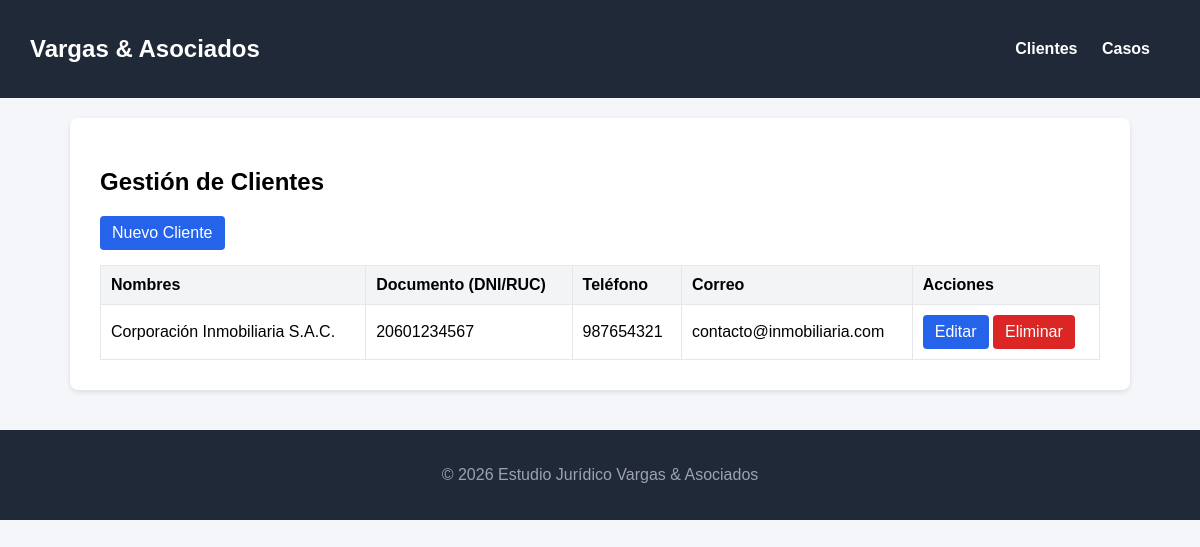
/clientes/, run on the app's committed database.
### casos/models.py (models this page shows, shortened)
class Cliente(models.Model):
    nombres = models.CharField(max_length=150)
    documento = models.CharField(max_length=20, unique=True)  # DNI o RUC único
    telefono = models.CharField(max_length=20, blank=True, null=True)
    correo = models.EmailField()

### casos/views.py (the view)
# urls.py: path('clientes/', views.lista_clientes, name='lista_clientes'),
def lista_clientes(request):
    clientes = Cliente.objects.all()
    return render(request, 'casos/cliente_list.html', {'clientes': clientes})

### templates/casos/cliente_list.html
{% extends 'casos/base.html' %}
{% block contenido %}
<h2>Gestión de Clientes</h2>
<a href="{% url 'crear_cliente' %}" class="btn">Nuevo Cliente</a>
<table>
    <thead>
        <tr>
            <th>Nombres</th>
            <th>Documento (DNI/RUC)</th>
            <th>Teléfono</th>
            <th>Correo</th>
            <th>Acciones</th>
        </tr>
    </thead>
    <tbody>
        {% for cliente in clientes %}
        <tr>
            <td>{{ cliente.nombres }}</td>
            <td>{{ cliente.documento }}</td>
            <td>{{ cliente.telefono|default:"-" }}</td>
            <td>{{ cliente.correo }}</td>
            <td>
                <a href="{% url 'editar_cliente' cliente.id %}" class="btn">Editar</a>
                <a href="{% url 'eliminar_cliente' cliente.id %}" class="btn btn-danger">Eliminar</a>
            </td>
        </tr>
        {% empty %}
        <tr>
            <td colspan="5">No hay clientes registrados.</td>
        </tr>
        {% endfor %}
    </tbody>
</table>
{% endblock %}

### templates/casos/base.html (style rules this page uses)
body { font-family: Arial, sans-serif; margin: 0; padding: 0; background-color: #f4f6f9; }
table { width: 100%; border-collapse: collapse; margin-top: 15px; }
table, th, td { border: 1px solid #e5e7eb; padding: 10px; text-align: left; }
th { background-color: #f3f4f6; }
.btn { display: inline-block; padding: 8px 12px; background-color: #2563eb; color: white; text-decoration: none; border-radius: 4px; border: none; cursor: pointer; }
.btn-danger { background-color: #dc2626; }

### data on the page
Cliente: nombres "Corporación Inmobiliaria S.A.C.", documento "20601234567", telefono "987654321", correo "contacto@inmobiliaria.com"
